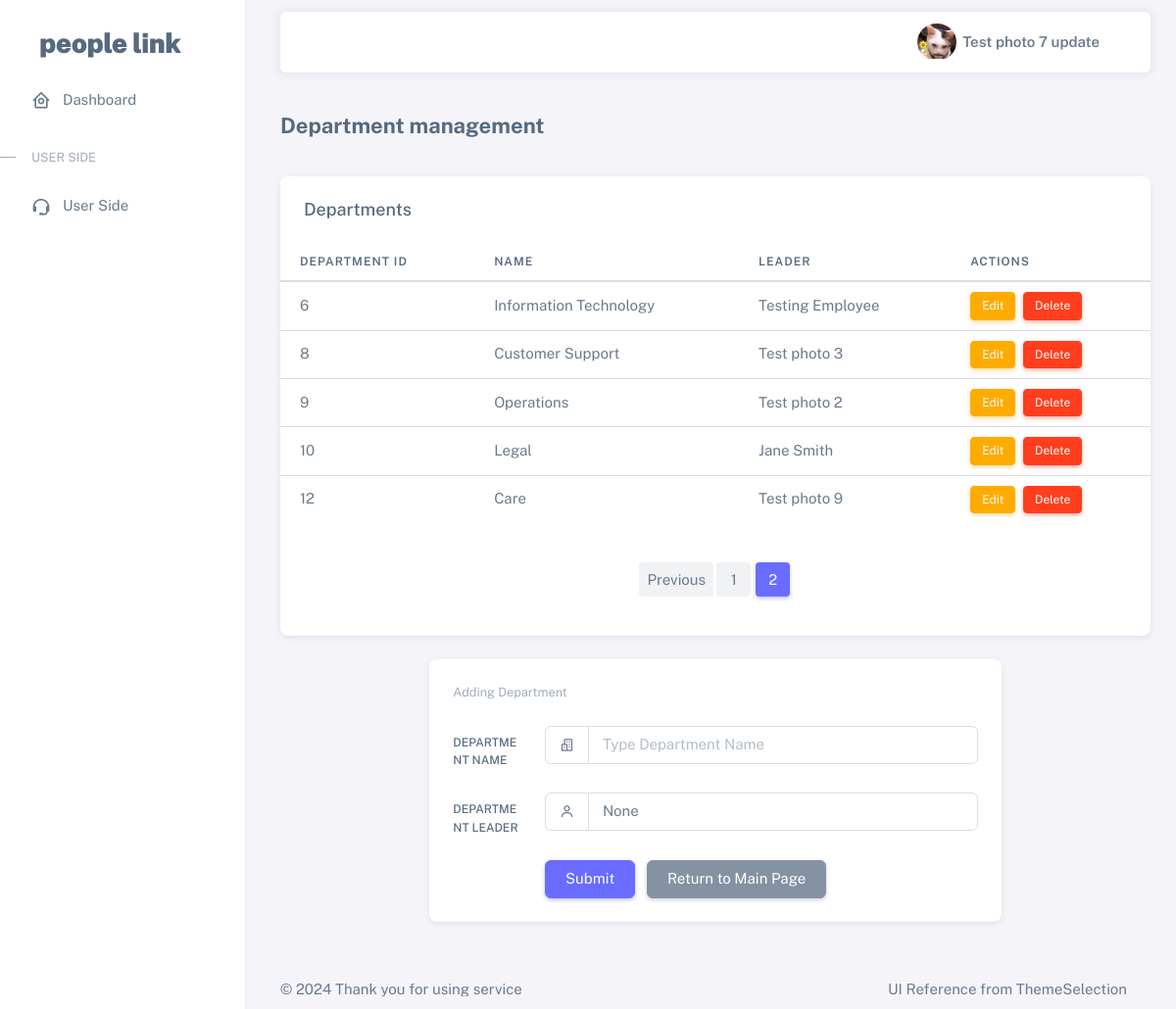
Page /add_department?page=2 (signed in) on the earlier database version.
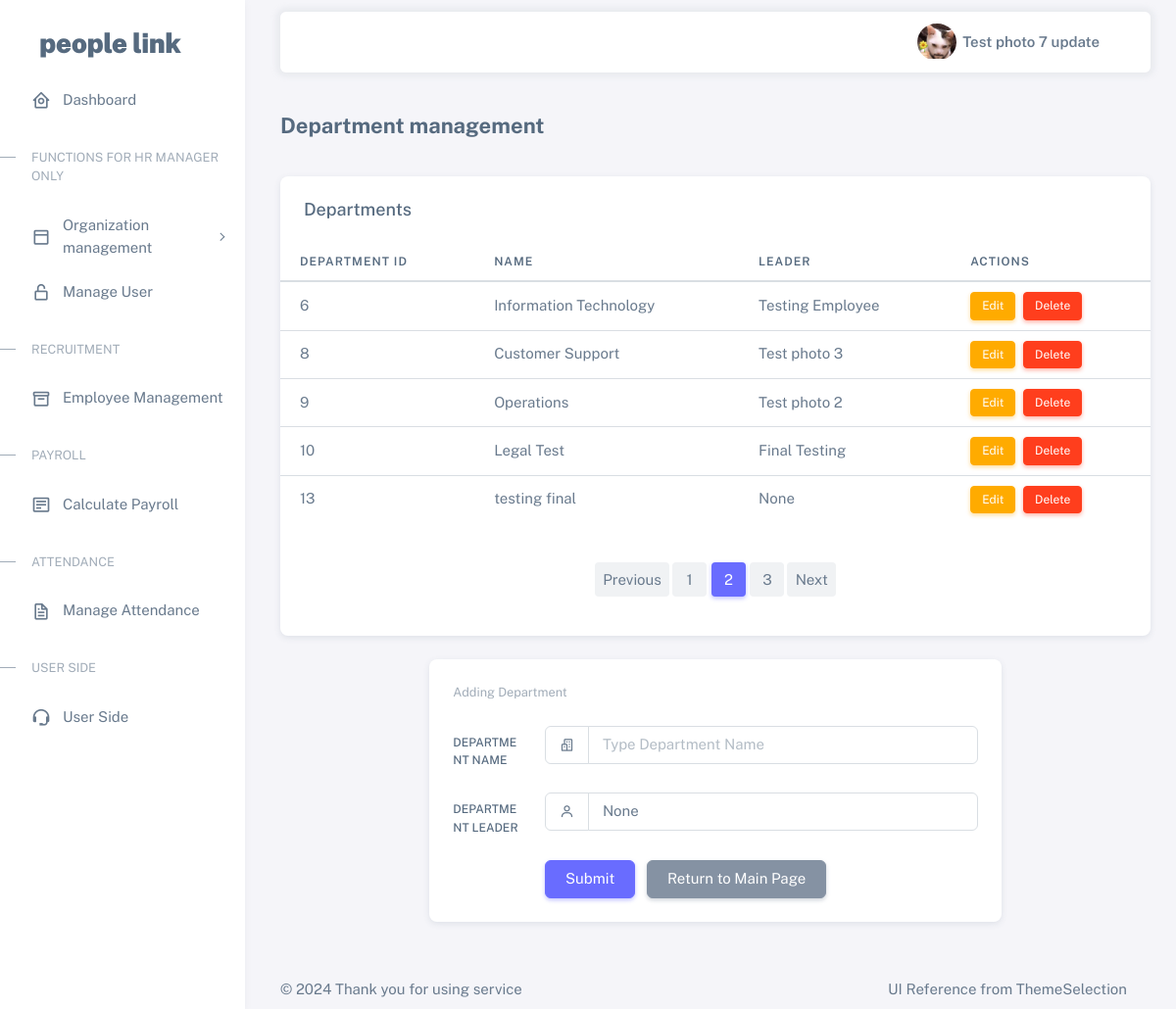
Same page on the later database version.
### tables this page shows
CREATE TABLE department (
        dept_id INTEGER PRIMARY KEY AUTOINCREMENT,
        name TEXT NOT NULL UNIQUE,
        leader_id INTEGER,
        FOREIGN KEY (leader_id) REFERENCES employee(emp_id)
    );

CREATE TABLE employee (
    emp_id INTEGER PRIMARY KEY AUTOINCREMENT,
    emp_name TEXT NOT NULL,
    email TEXT NOT NULL UNIQUE,  -- Employee email
    phone_number TEXT NOT NULL,  -- Employee phone number
    photo BLOB,  -- Employee profile photo (can store as binary data)
    dept_id INTEGER NOT NULL,
    job_status TEXT NOT NULL,
    gender TEXT NOT NULL,
    termination_date DATE,
    employee_status TEXT NOT NULL,
    join_date DATE NOT NULL,
    pos_id INTEGER NOT NULL,
    is_dept_leader INTEGER DEFAULT 0, -- 0 = not leader, 1 = leader
    is_team_leader INTEGER DEFAULT 0, -- 0 = not team leader, 1 = team leader
    FOREIGN KEY (pos_id) REFERENCES position (pos_id),
    FOREIGN KEY (dept_id) REFERENCES department (dept_id)
);

### app.py (the view, shortened to what this page needs)
@app.route('/add_department', methods=['GET', 'POST'])
def add_department():
    if 'role' not in session:
        return redirect(url_for('login'))
    conn = get_db()
    cursor = conn.cursor()
    per_page = 5  # Departments per page
    page = request.args.get('page', 1, type=int)
    offset = (page - 1) * per_page
    cursor.execute('SELECT COUNT(*) FROM department')
    total = cursor.fetchone()[0]
    cursor.execute('''
        SELECT d.dept_id, d.name, e.emp_name
        FROM department d
        LEFT JOIN employee e ON d.leader_id = e.emp_id
        LIMIT ? OFFSET ?
    ''', (per_page, offset))
    departments = cursor.fetchall()
    cursor.execute(
        'SELECT emp_id, emp_name FROM employee WHERE emp_id NOT IN (SELECT leader_id FROM department WHERE leader_id IS NOT NULL)')
    employees = cursor.fetchall()
    conn.close()
    total_pages = (total + per_page - 1) // per_page
    return render_template('add_department.html', departments=departments, employees=employees, page=page, total_pages=total_pages)

### app.py (called while the page is built)
def get_db():
    conn = sqlite3.connect('hrm.db')
    conn.row_factory = sqlite3.Row
    return conn

### templates/add_department.html (shortened to what the changed rows need)
{% extends "base.html" %}
{% block content %}
<div class="container-xxl flex-grow-1 container-p-y">
  <div class="card mb-4">
    <div class="table-responsive text-nowrap">
        <table class="table">
            <thead>
                <tr>
                    <th>Department ID</th>
                    <th>Name</th>
                    <th>Leader</th>
                    <th>Actions</th>
                </tr>
            </thead>
            <tbody class="table-border-bottom-0">
                {% for department in departments %}
                <tr>
                    <td>{{ department[0] }}</td>
                    <td>{{ department[1] }}</td>
                    <td>{{ department[2] if department[2] else 'None' }}</td>
                    <td>
                        <a href="{{ url_for('edit_department', dept_id=department[0]) }}" class="btn btn-warning btn-sm me-1">Edit</a>
                        <form action="{{ url_for('delete_department', dept_id=department[0]) }}" method="POST" style="display:inline;" onsubmit="return confirm('Are you sure you want to delete this department?');">
                            <button type="submit" class="btn btn-danger btn-sm">Delete</button>
                        </form>
                    </td>
                </tr>
                {% endfor %}
            </tbody>
        </table>
        <div class="pagination">
          <nav aria-label="Page navigation">
              <ul class="pagination justify-content-center">
                  {% for i in range(1, total_pages + 1) %}
                  <li class="page-item {% if i == page %}active{% endif %}">
                      <a class="page-link" href="{{ url_for('add_department', page=i) }}">{{ i }}</a>
                  </li>
                  {% endfor %}
                  {% if page < total_pages %}
                  <li class="page-item">
                      <a class="page-link" href="{{ url_for('add_department', page=page+1) }}">Next</a>
                  </li>
                  {% endif %}
              </ul>
          </nav>
      </div>
                </div>
</div>
</div>
{% endblock %}

### templates/base.html (shortened to what the changed rows need)
<!DOCTYPE html>
<html
  lang="en"
  class="light-style layout-menu-fixed"
  dir="ltr"
  data-theme="theme-default"
  data-assets-path="{{ url_for('static', filename='assets/') }}"
  data-template="vertical-menu-template-free"
>
  <head>
    <link rel="stylesheet" href="{{ url_for('static', filename='assets/vendor/fonts/boxicons.css') }}" />
    <link rel="stylesheet" href="{{ url_for('static', filename='assets/vendor/css/core.css') }}" class="template-customizer-core-css" />
    <link rel="stylesheet" href="{{ url_for('static', filename='assets/vendor/css/theme-default.css') }}" class="template-customizer-theme-css" />
    <link rel="stylesheet" href="{{ url_for('static', filename='assets/css/demo.css') }}" />
    <link rel="stylesheet" href="{{ url_for('static', filename='assets/vendor/libs/perfect-scrollbar/perfect-scrollbar.css') }}" />
    <link rel="stylesheet" href="{{ url_for('static', filename='assets/vendor/libs/apex-charts/apex-charts.css') }}" />
  </head>
  <body>
    <div class="layout-wrapper layout-content-navbar">
      <div class="layout-container">
        <aside id="layout-menu" class="layout-menu menu-vertical menu bg-menu-theme">
          <ul class="menu-inner py-1">
            {% if session['role'] == 'manager' %}
            <li class="menu-header small text-uppercase">
              <span class="menu-header-text">Functions for HR Manager only</span>
            </li>
            <li class="menu-item">
              <a href="javascript:void(0)" class="menu-link menu-toggle">
                <i class="menu-icon tf-icons bx bx-dock-top"></i>
                <div data-i18n="Organization management">Organization management</div>
              </a>
            </li>
            <li class="menu-item">
              <a href="{{ url_for('check_employee_accounts') }}" class="menu-link">
                <i class="menu-icon tf-icons bx bx-lock-open-alt"></i>
                <div data-i18n="Manage User">Manage User</div>
              </a>
            </li>
            {% endif %}
            {% if session['role'] == 'manager' or session['role'] == 'recruit_admin' %}
            <li class="menu-header small text-uppercase">
              <span class="menu-header-text">Recruitment</span>
            </li>
            <li class="menu-item">
              <a href="{{ url_for('add_employee') }}" class="menu-link">
                <i class="menu-icon tf-icons bx bx-box"></i>
                <div data-i18n="Employee Management">Employee Management</div>
              </a>
            </li>
            {% endif %}
          {% if session['role'] == 'manager' or session['role'] == 'payroll_admin' %}
            <li class="menu-header small text-uppercase">
              <span class="menu-header-text">Payroll</span>
            </li>
            <li class="menu-item">
              <a href="{{ url_for('payroll_landing') }}" class="menu-link">
                <i class="menu-icon tf-icons bx bx-detail"></i>
                <div data-i18n="Calculate Payroll">Calculate Payroll</div>
              </a>
            </li>
            <li class="menu-header small text-uppercase">
              <span class="menu-header-text">Attendance</span>
            </li>
            <li class="menu-item">
              <a href="{{ url_for('view_attendance') }}" class="menu-link">
                <i class="menu-icon tf-icons bx bx-file"></i>
                <div data-i18n="Documentation">Manage Attendance</div>
              </a>
            </li>
            {% endif %}
          </ul>
        </aside>
        <div class="layout-page">
          <div class="content-wrapper">
            {% block content %}
            {% endblock %}
          </div>
        </div>
      </div>
    </div>
  </body>
</html>

Differences in the rows shown:
removed department: dept_id "12", name "Care", emp_name "Test photo 9"
changed department id 10: name "Legal" → "Legal Test"; emp_name "Jane Smith" → "Final Testing"
added department: dept_id "13", name "testing final", department "None"
Other differences:
text now shown: "FUNCTIONS FOR HR MANAGER ONLY Organization management Manage User RECRUITMENT Employee Management PAYROLL Calculate Payroll ATTENDANCE Manage Attendance Next"
new list line: "3"
